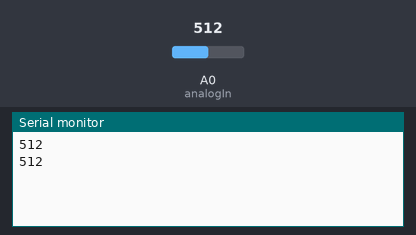
The sketch below on a simulated Arduino Uno, built with avr-gcc and run on an emulated ATmega328P. Shown: the last lines printed to the serial monitor. The test bench sets the inputs (shaded band); at power-on: A0 (analogIn) = 512.

Above: at 1.8 s.
1.9 s: A0 (analogIn) set to 716
At 2.4 s:
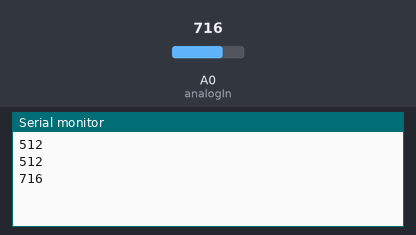
3.4 s: A0 (analogIn) set to 900
At 4.8 s:
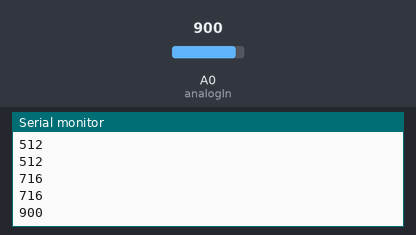
Timing chart, 0 to 6.4 s (numbered marks = the images above; inputs shaded):
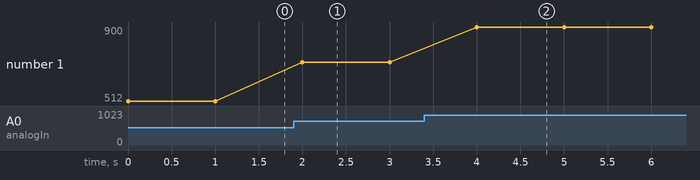

The sketch:

AnalogInput.ino
```cpp
const int analogIn = A0; // define pin number
int analogVal = 0; // variable

void setup() {
  // declare the ledPin as an OUTPUT:
  Serial.begin(9600);
  pinMode(analogIn, INPUT);
}

void loop() {
  analogVal = analogRead(analogIn);
  Serial.println(analogVal);
  delay(1000);
}
```

Measured:
- after the input at 1.9 s, the serial monitor: prints a new line after 0.10 s (image 1)
- after the input at 3.4 s, the serial monitor: prints a new line after 0.60 s (image 2)
- plotted number 1: 512 → 716 after the input at 1.9 s, 716 → 900 after the input at 3.4 s
